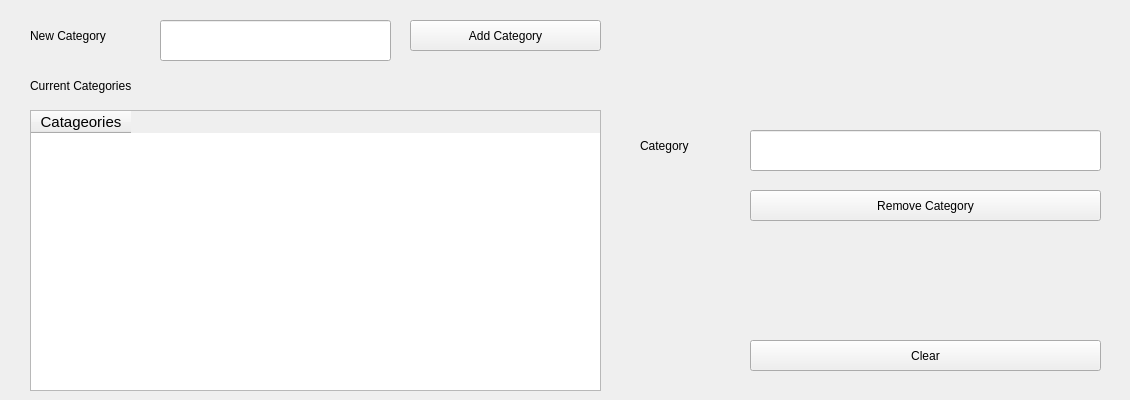
      <widget class="QWidget" name="tab_7">
       <attribute name="title">
        <string>Categories</string>
       </attribute>
       <widget class="QTableWidget" name="tableWidget_2">
        <property name="geometry">
         <rect>
          <x>30</x>
          <y>110</y>
          <width>571</width>
          <height>281</height>
         </rect>
        </property>
        <property name="font">
         <font>
          <pointsize>11</pointsize>
          <italic>false</italic>
          <bold>false</bold>
          <underline>false</underline>
          <strikeout>false</strikeout>
          <kerning>false</kerning>
         </font>
        </property>
        <property name="mouseTracking">
         <bool>true</bool>
        </property>
        <property name="tabletTracking">
         <bool>false</bool>
        </property>
        <column>
         <property name="text">
          <string>Catageories</string>
         </property>
        </column>
       </widget>
       <widget class="QLineEdit" name="lineEdit_26">
        <property name="geometry">
         <rect>
          <x>160</x>
          <y>20</y>
          <width>231</width>
          <height>41</height>
         </rect>
        </property>
       </widget>
       <widget class="QLabel" name="label_28">
        <property name="geometry">
         <rect>
          <x>30</x>
          <y>20</y>
          <width>151</width>
          <height>31</height>
         </rect>
        </property>
        <property name="text">
         <string>New Category</string>
        </property>
       </widget>
       <widget class="QLabel" name="label_29">
        <property name="geometry">
         <rect>
          <x>30</x>
          <y>70</y>
          <width>151</width>
          <height>31</height>
         </rect>
        </property>
        <property name="text">
         <string>Current Categories</string>
        </property>
       </widget>
       <widget class="QPushButton" name="pushButton_17">
        <property name="geometry">
         <rect>
          <x>410</x>
          <y>20</y>
          <width>191</width>
          <height>31</height>
         </rect>
        </property>
        <property name="text">
         <string>Add Category</string>
        </property>
       </widget>
       <widget class="QLineEdit" name="lineEdit_27">
        <property name="geometry">
         <rect>
          <x>750</x>
          <y>130</y>
          <width>351</width>
          <height>41</height>
         </rect>
        </property>
       </widget>
       <widget class="QLabel" name="label_30">
        <property name="geometry">
         <rect>
          <x>640</x>
          <y>130</y>
          <width>151</width>
          <height>31</height>
         </rect>
        </property>
        <property name="text">
         <string>Category</string>
        </property>
       </widget>
       <widget class="QPushButton" name="pushButton_18">
        <property name="geometry">
         <rect>
          <x>750</x>
          <y>190</y>
          <width>351</width>
          <height>31</height>
         </rect>
        </property>
        <property name="text">
         <string>Remove Category</string>
        </property>
       </widget>
       <widget class="QLabel" name="label_35">
        <property name="geometry">
         <rect>
          <x>740</x>
          <y>20</y>
          <width>381</width>
          <height>20</height>
         </rect>
        </property>
        <property name="font">
         <font>
          <pointsize>12</pointsize>
          <bold>true</bold>
         </font>
        </property>
        <property name="text">
         <string/>
        </property>
       </widget>
       <widget class="QPushButton" name="pushButton_24">
        <property name="geometry">
         <rect>
          <x>750</x>
          <y>340</y>
          <width>351</width>
          <height>31</height>
         </rect>
        </property>
        <property name="text">
         <string>Clear</string>
        </property>
       </widget>
      </widget>
